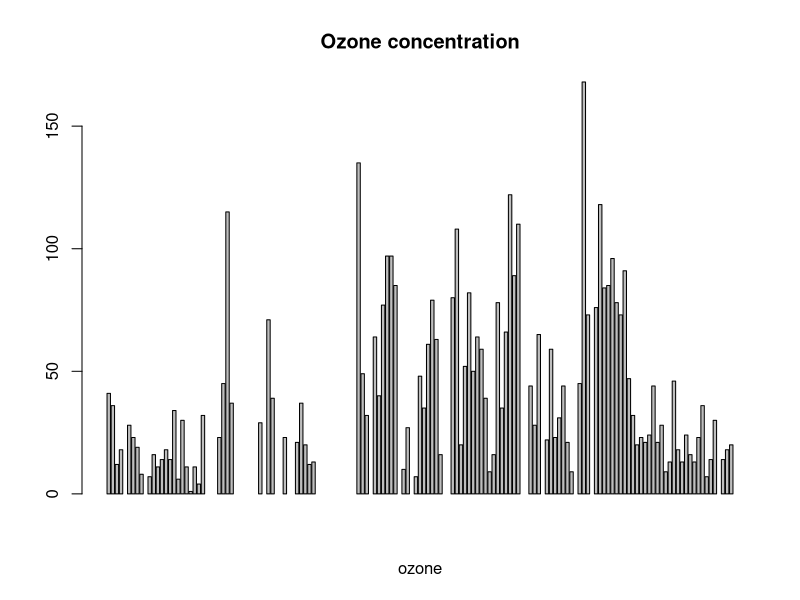
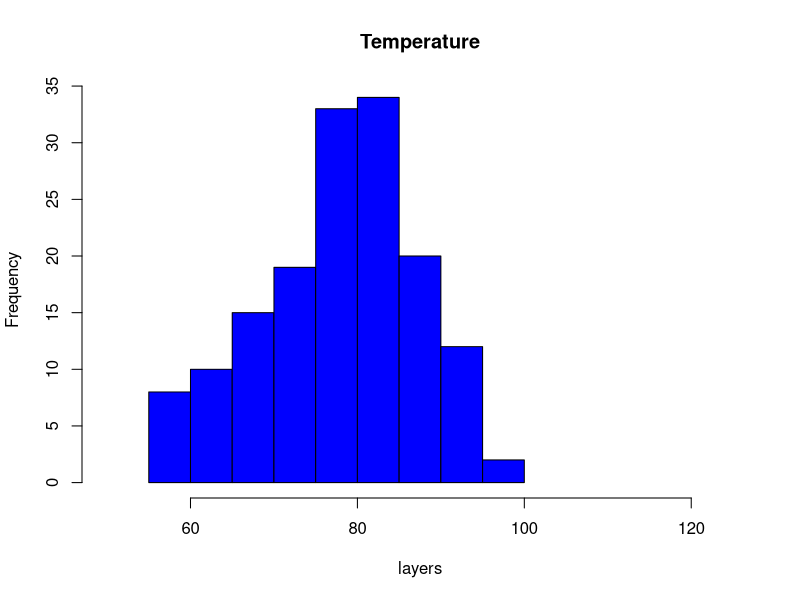
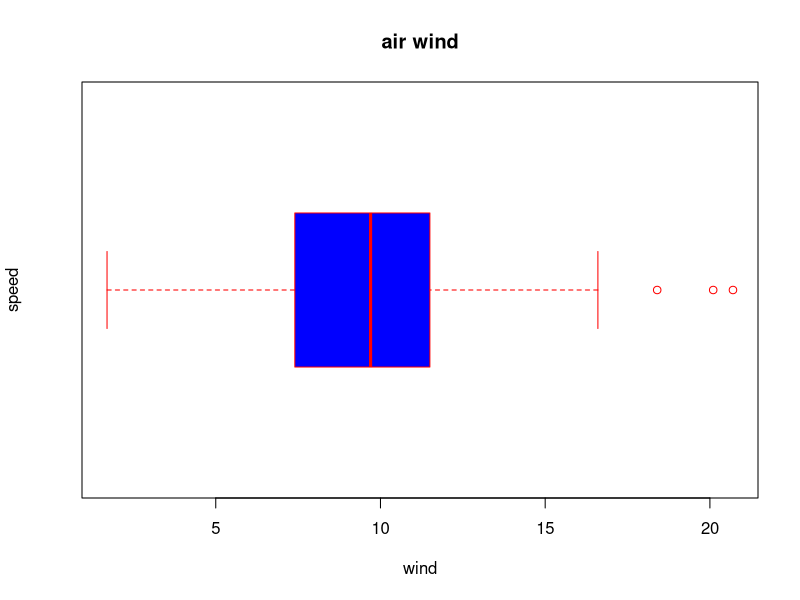
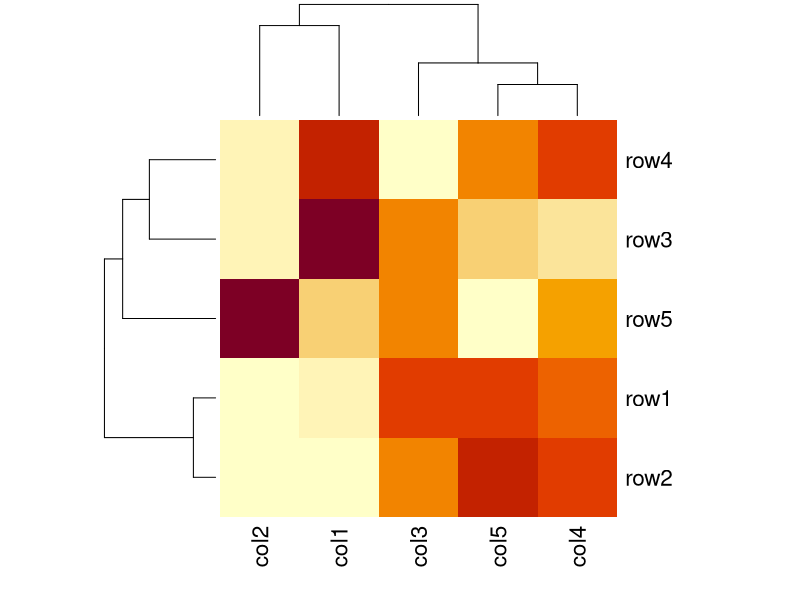
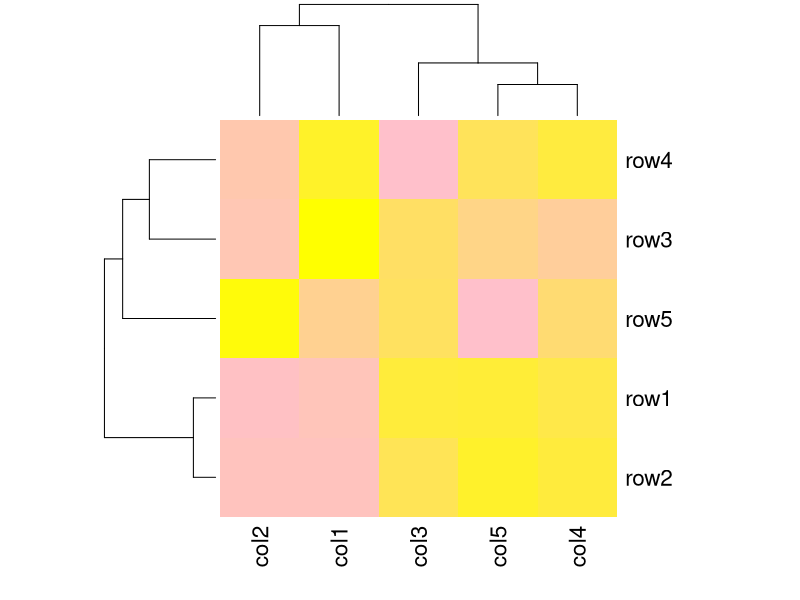

R code for these plots, in order:
barplot(airquality$Ozone,
        main = "Ozone concentration",
        xlab = "ozone",
        horiz = FALSE)
hist(airquality$Temp,
     main = "Temperature",
     xlab = "layers",
     xlim = c(50,125),
     col = "blue",
     freq = TRUE)
boxplot(airquality$Wind,
        main = "air wind",
        xlab = "wind",
        ylab = "speed",
        col = "blue",
        border = "red",
        horizontal = TRUE)
data = matrix(rnorm(25,1,5),nrow = 5, ncol = 5 )
colnames(data) = paste0("col", 1:5)
rownames(data) = paste0("row", 1:5)
heatmap(data)

mycolors=colorRampPalette(c("pink","yellow"))
heatmap(data,col=mycolors(100))
